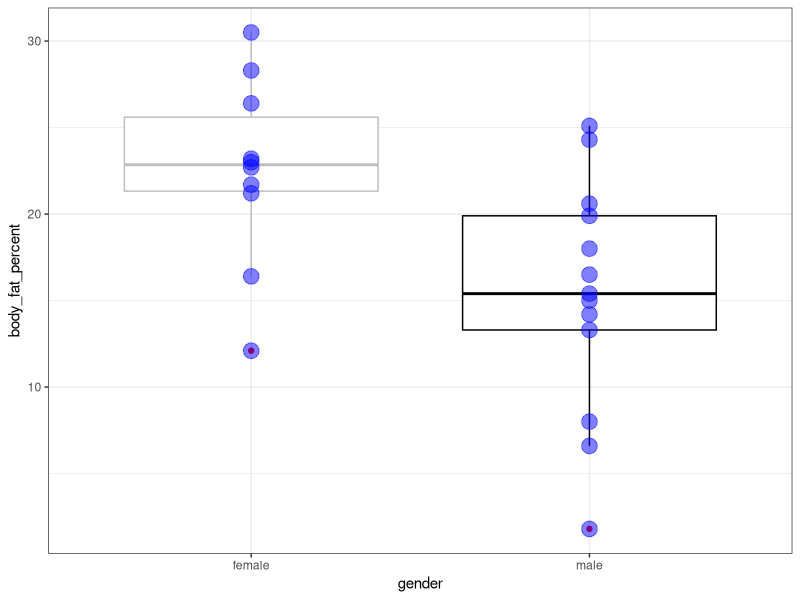

Write R code to recreate this figure.
## ---- chunk 1
rm(list=ls())
library(tidyverse)
library(here)
## ---- chunk 2
bf = read.csv(here("Data", "body_fat_percentage.csv"))
## ---- chunk 3
bf$gender = as.factor(bf$gender)
## ---- chunk 4
ggplot(bf, aes(x = gender, y = body_fat_percent))+
  geom_boxplot(outlier.color = "red", color = c("gray", "black"))+
  geom_point(size = 5, color = "blue", alpha = .5)+
  theme_bw()
## ---- chunk 5
bf |> group_by(gender) |> summarise(
  meanbf = mean(body_fat_percent),
  sdbf = sd(body_fat_percent))
